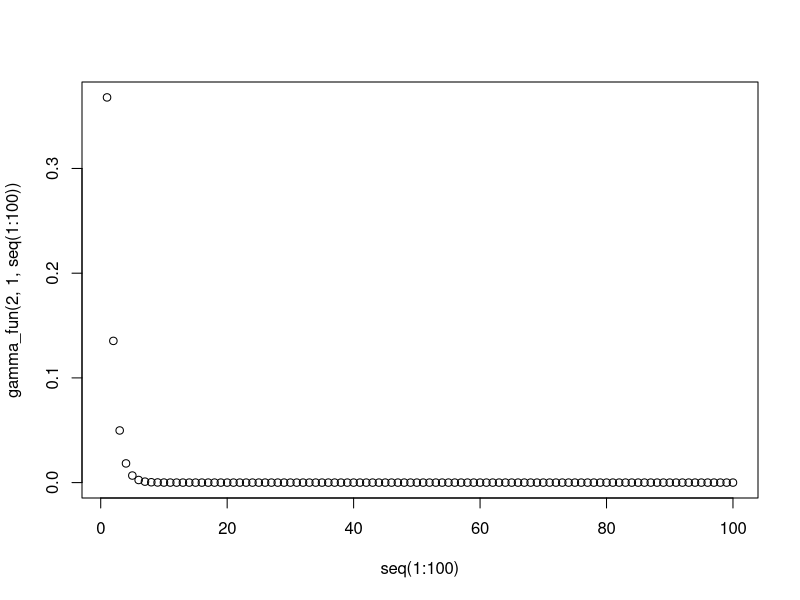
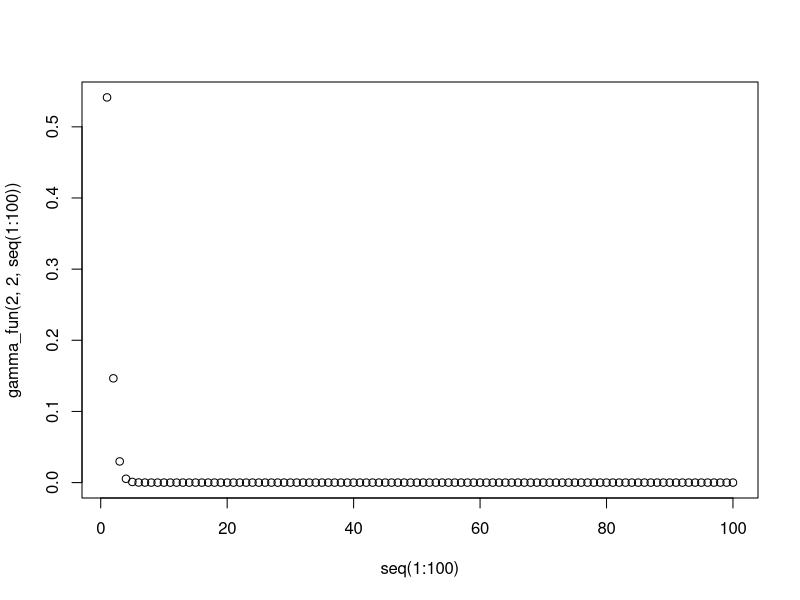
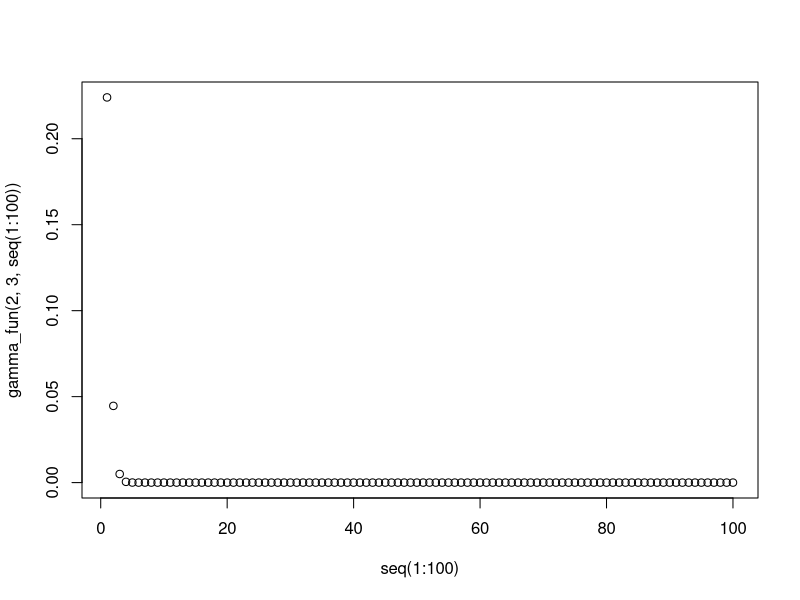
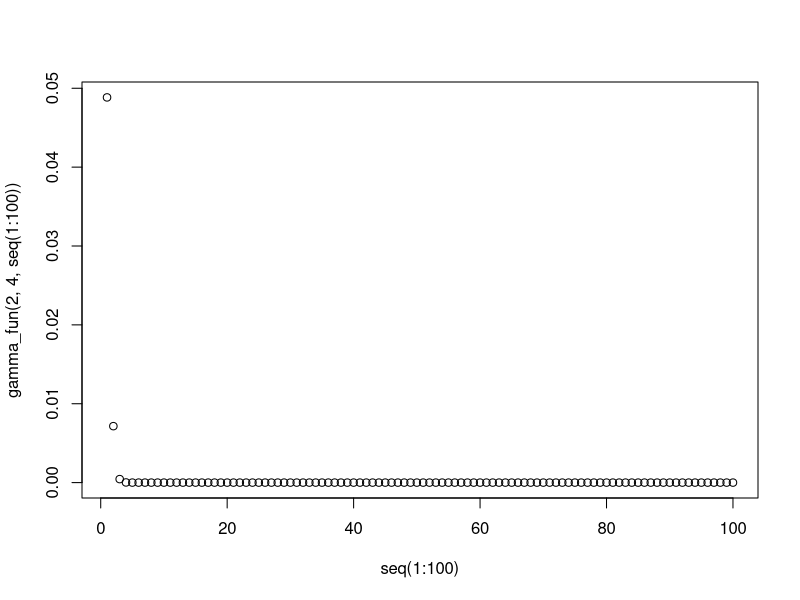
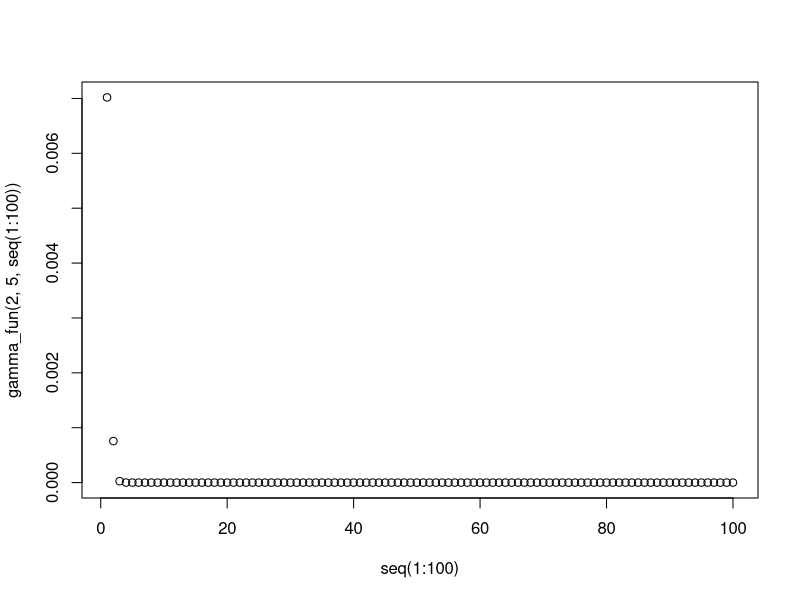
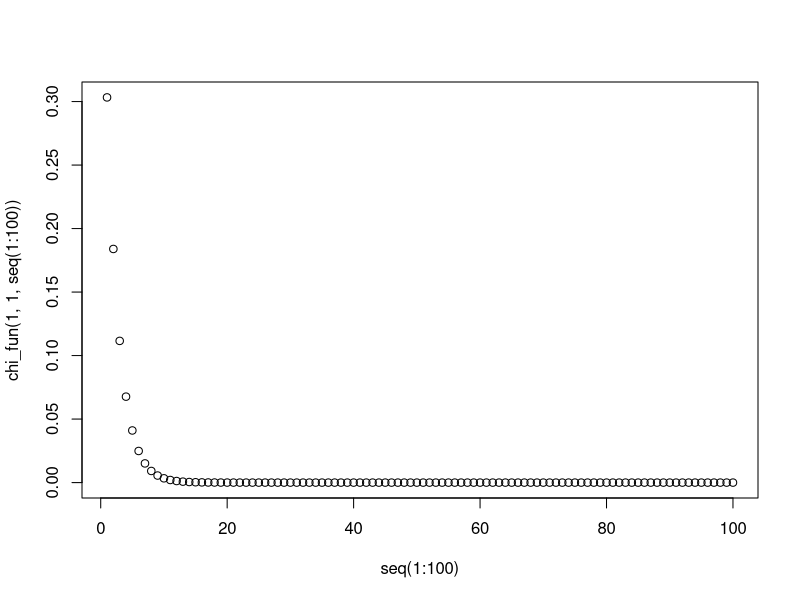
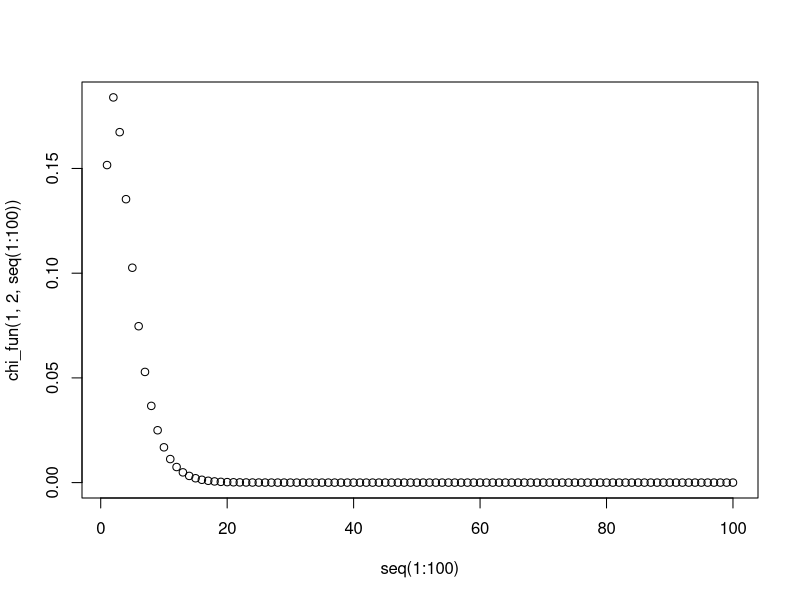
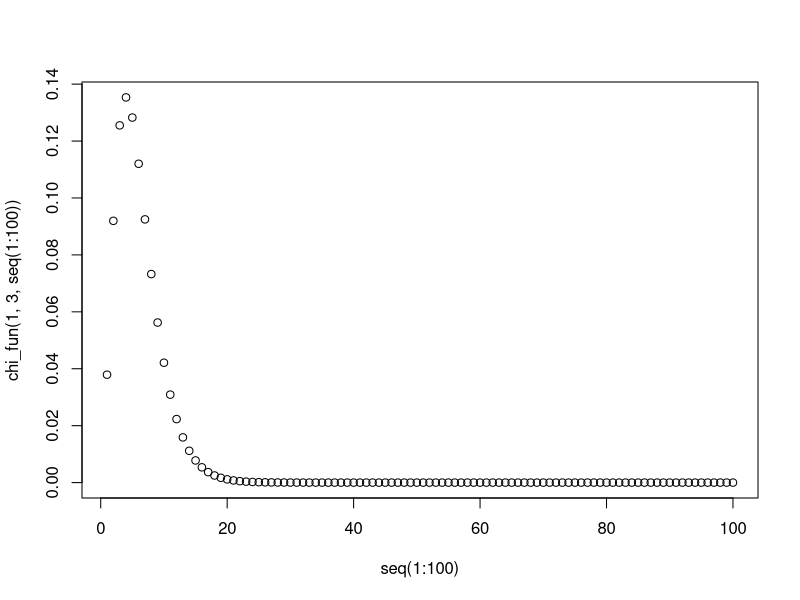

Reproduce these figures in R, in order.
## ---- chunk 1
knitr::opts_chunk$set(echo = TRUE)
## ---- chunk 2
gamma_fun <- function(lambda, alpha, x) {
  ((alpha^lambda)/factorial(alpha-1))*(x^(alpha-1)*exp(-alpha*x))
}

plot(seq(1:100), gamma_fun(2, 1, seq(1:100)))
plot(seq(1:100), gamma_fun(2, 2, seq(1:100)))
plot(seq(1:100), gamma_fun(2, 3, seq(1:100)))
plot(seq(1:100), gamma_fun(2, 4, seq(1:100)))
plot(seq(1:100), gamma_fun(2, 5, seq(1:100)))
## ---- chunk 3
chi_fun <- function(lambda, alpha, x) {
  (1/(factorial(alpha-1)*2^alpha))*(x^(alpha-1)*exp(-x/2))
}

plot(seq(1:100), chi_fun(1, 1, seq(1:100)))
plot(seq(1:100), chi_fun(1, 2, seq(1:100)))
plot(seq(1:100), chi_fun(1, 3, seq(1:100)))
plot(seq(1:100), chi_fun(1, 4, seq(1:100)))
plot(seq(1:100), chi_fun(1, 5, seq(1:100)))
